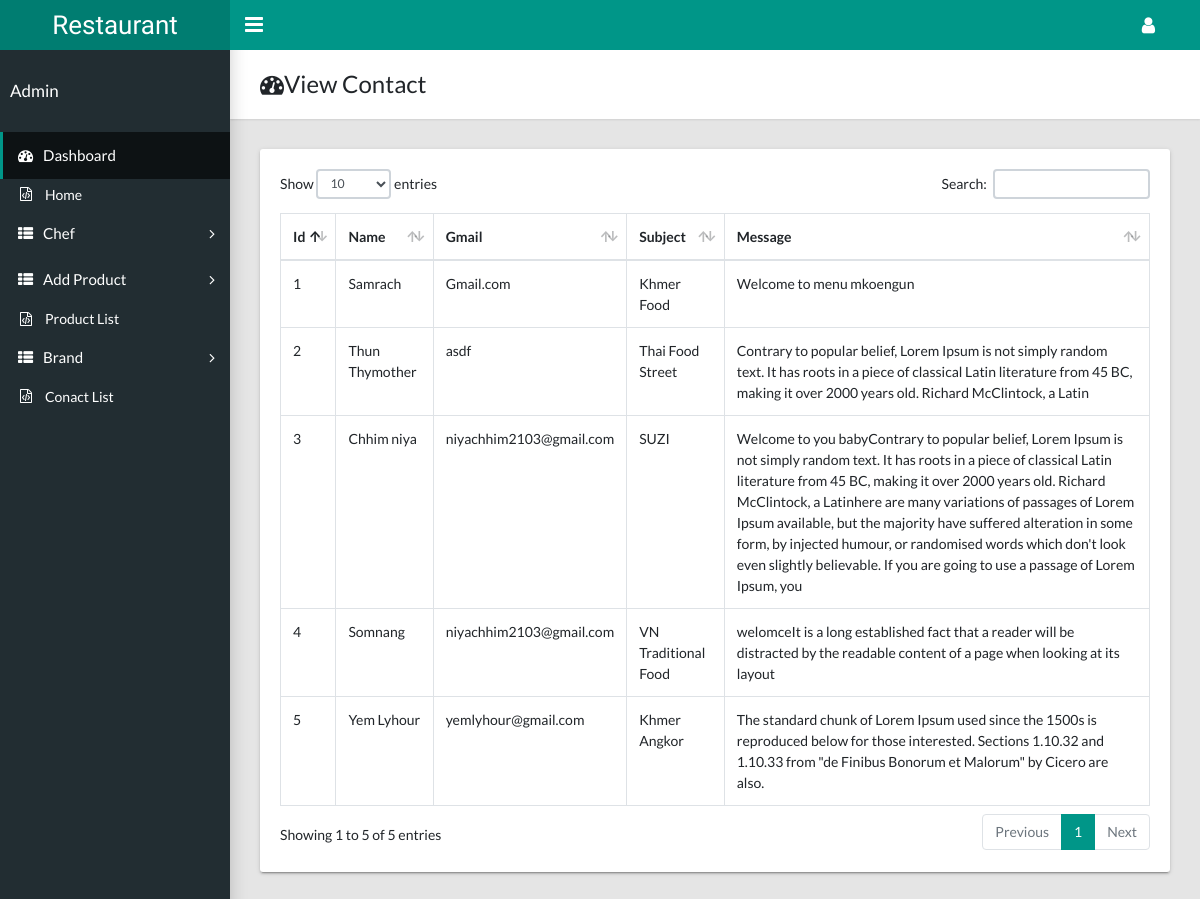
/backend/pages/contact.php (signed in), run on the app's committed database.
### tables this page shows
CREATE TABLE `contact` (
  `id` int(20) NOT NULL,
  `name` varchar(100) NOT NULL,
  `gmail` varchar(100) NOT NULL,
  `subject` varchar(100) NOT NULL,
  `message` text NOT NULL
);

### backend/pages/contact.php (the view, shortened to what this page needs)
<?php
    include 'header.php';
    include 'sidebar.php';
?>
<main class="app-content">
      <div class="app-title">
        <div>
          <h1><i class="fa fa-dashboard"></i>View Contact</h1>
        </div>
            </div>
      <div class="tile">
            <div class="tile-body">
              <div class="table-responsive">
                <table class="table table-hover table-bordered" id="sampleTable">
                  <thead>
                    <tr>
                      <th>Id</th>
                      <th>Name</th>
                      <th>Gmail</th>
                      <th>Subject</th>
                      <th>Message</th>
                    </tr>
                  </thead>
                  <tbody>
                  <?php
                        $select_contact="SELECT*FROM contact";
                        $result=$conn->query($select_contact);
                        $i=1;
                        while ($row=$result->fetch_assoc()) {
                           echo' <tr>
                           <td>'.$i.'</td>
                           <td>'.$row['name'].'</td>
                           <td>'.$row['gmail'].'</td>
                          <td>'.$row['subject'].'</td>
                          <td>'.$row['message'].'</td>
                         </tr> ';
                         $i++;
                        }
                    ?>
                  </tbody>
                </table>
              </div>
            </div>
          </div>
    </main>
    <?php
     include 'footer.php';
    ?>

### data on the page
contact: name "Samrach", gmail "Gmail.com", subject "Khmer Food", message "Welcome to menu mkoengun"
contact: name "Thun Thymother", gmail "asdf", subject "Thai Food Street", message "Contrary to popular belief, Lorem Ipsum is not simply random text. It has roots in a piece of classical Latin literature from 45 BC, making it over 2000 years old. Richard McClintock, a Latin"
contact: name "Chhim niya", gmail "niyachhim2103@gmail.com", subject "SUZI", message "Welcome to you babyContrary to popular belief, Lorem Ipsum is not simply random text. It has roots in a piece of classical Latin literature from 45 BC, making it over 2000 years old. Richard McClintock, a Latinhere are many variations of passages of Lorem Ipsum available, but the majority have suffered alteration in some form, by injected humour, or randomised words which don't look even slightly believable. If you are going to use a passage of Lorem Ipsum, you"
contact: name "Somnang", gmail "niyachhim2103@gmail.com", subject "VN Traditional Food", message "welomceIt is a long established fact that a reader will be distracted by the readable content of a page when looking at its layout"
contact: name "Yem Lyhour", gmail "yemlyhour@gmail.com", subject "Khmer Angkor", message "The standard chunk of Lorem Ipsum used since the 1500s is reproduced below for those interested. Sections 1.10.32 and 1.10.33 from \"de Finibus Bonorum et Malorum\" by Cicero are also."
